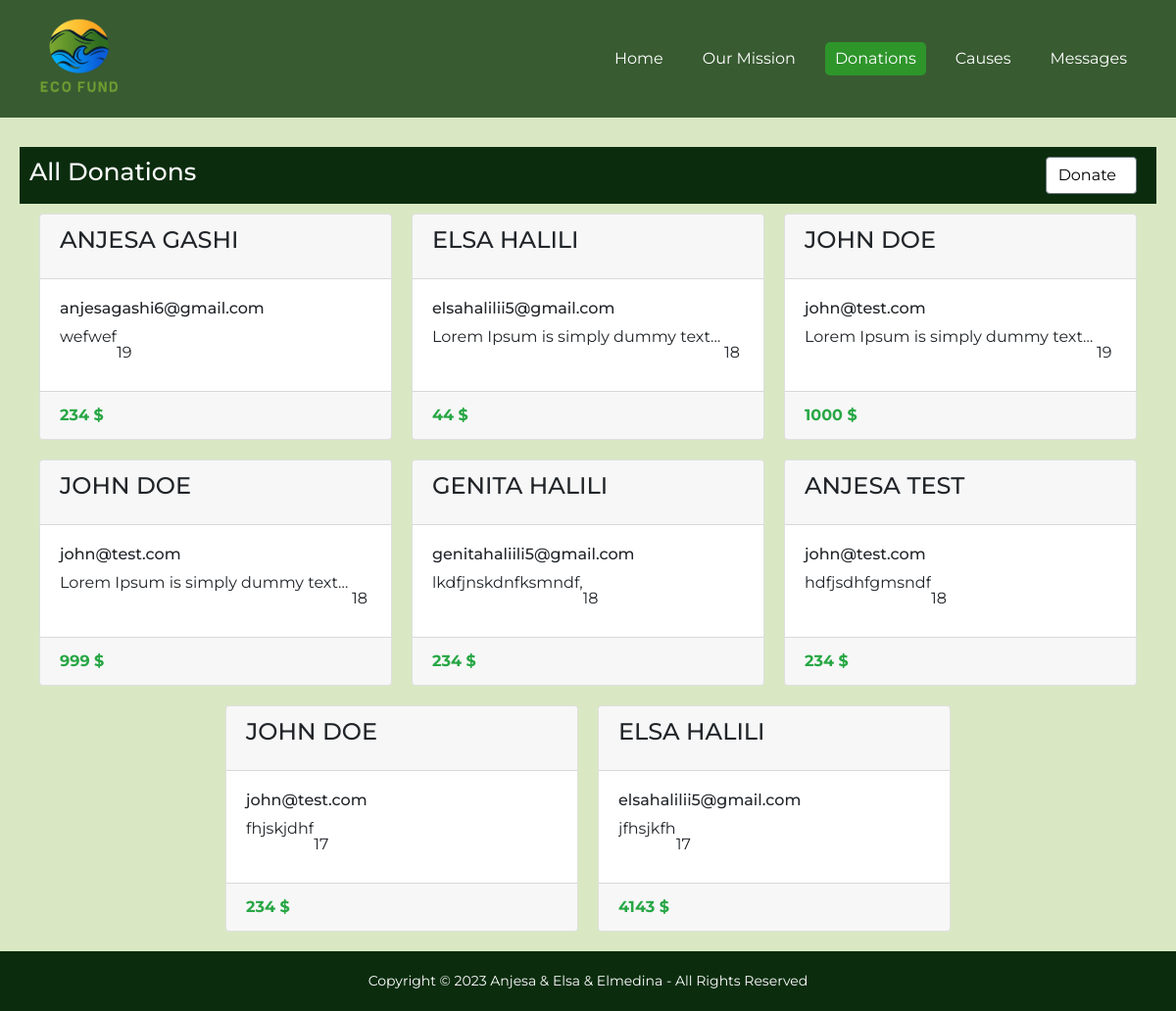
Screenshot of /donations.php (signed in) with the database file from the repository.
### tables this page shows
CREATE TABLE `donations` (
  `id` int(100) NOT NULL,
  `first_name` varchar(100) NOT NULL,
  `last_name` varchar(100) NOT NULL,
  `email` varchar(100) NOT NULL,
  `cause` varchar(50) NOT NULL,
  `donation_reason` text NOT NULL,
  `amount` text NOT NULL,
  `frequency` varchar(100) NOT NULL,
  `card_number` varchar(100) NOT NULL,
  `exp_date` varchar(100) NOT NULL,
  `cvc_code` varchar(10) NOT NULL
);

### donations.php (the view, shortened to what this page needs)
<?php
require 'config.php';
try {
    $stmt = $conn->query("SELECT * FROM donations");
    $stmt->execute();
    $donations = $stmt->fetchAll(PDO::FETCH_ASSOC);
} catch (PDOException $e) {
    echo "Error: " . $e->getMessage();
}
?>
<!DOCTYPE html>
<html lang="en">
<head>
    <link rel="stylesheet" href="https://cdn.jsdelivr.net/npm/bootstrap@4.4.1/dist/css/bootstrap.min.css">
    <link rel="stylesheet" href="styles/admin-dashboard.css">
    <link rel="stylesheet" href="styles/general.css">
    <link rel="stylesheet" href="styles/header.css">
    <link rel="stylesheet" href="styles/donations.css">
</head>
<body>
    <header>
        <div class="logo">
            <img src="./images/logo.png" alt="EcoFund logo">
        </div>
        <nav class="navbar">
            <a href="./index.php">Home</a>
            <a href="./about.php">Our Mission</a>
            <a class="active" href="./donations.php">Donations</a>
            <?php if ($_SESSION['user_type'] === 'admin') { ?>
                <a href="./causes.php">Causes</a>
            <?php }  ?>
            <?php if ($_SESSION['user_type'] === 'admin') { ?>
                <a href="./contact.php">Messages</a>
            <?php }  ?>
        </nav>
    </header>
    <div class="donations-container">
        <div class="users-table">
            <div class="table-head">
                <div>
                    <h2>All Donations</h2>
                </div>
                <div>
                    <a href="donate.php" class="btn btn-secondary d-flex align-items-center"> <span class="mr-2">Donate</span> <ion-icon name="arrow-forward-outline"></ion-icon> </a>
                </div>
            </div>
            <div class="cards">
                <?php if (isset($donations) && !empty($donations)) : ?>
                    <?php foreach ($donations as $donation) : ?>
                        <div class="card">
                            <div class="card-header">
                                <h4 class="card-title text-uppercase "><?= $donation['first_name'] ?> <?= $donation['last_name'] ?></h4>
                            </div>
                            <div class="card-body">
                                <h6 class="card-text"><?= $donation['email'] ?></h6>
                                <p class="card-text text-truncate d-inline-block"><?= $donation['donation_reason'] ?></h6>
                                <p class="card-text text-truncate d-inline-block"><?= $donation['cause'] ?></h6>
                            </div>
                            <div class="card-footer">
                                <p class="text-success mb-0 pb-0 font-weight-bold ">
                                    <?= $donation['amount'] ?> $
                                </p>
                            </div>
                        </div>
                    <?php endforeach; ?>
                <?php else : ?>
                    <div>
                        <p>No causes found</p>
                    </div>
                <?php endif; ?>
            </div>
        </div>
    </div>
    <footer>
        <p>Copyright © 2023 Anjesa & Elsa & Elmedina - All Rights Reserved</p>
    </footer>
</body>
</html>

### styles/admin-dashboard.css (style rules this page uses)
body { background-color: #d9e8c3; }
.table-head { display: flex; justify-content: space-between; margin-top: 100px; color: white; background: #0b2d0e; background-repeat: no-repeat; padding: 10px; padding-right: 20px; }
.btn-secondary { background-color: white; color: black; }
.table-head h2 { font-size: 25px; }

### styles/general.css (style rules this page uses)
body { font-family: "Montserrat", sans-serif; }
* { box-sizing: border-box; }
.logo img { width: 100px; height: 100px; }
footer { width: 100%; position: fixed; bottom: 0; left: 0; display: flex; justify-content: center; align-items: center; padding: 20px; background-color: #0b2d0e; z-index: 1; }
footer p { font-size: 14px; color: white; margin: 0; }

### styles/header.css (style rules this page uses)
body { margin: 0; padding: 0; }
header { width: 100%; position: absolute; padding: 10px; background-color: rgb(17 57 13 / 80%); display: flex; justify-content: space-between; align-items: center; }
.logo { display: inline-block; padding-left: 20px; }
.navbar { display: flex; align-items: center; padding-right: 20px; }
.navbar a { color: white; text-decoration: none; margin: 0 10px; padding: 5px 10px; border-radius: 5px; transition: background-color 0.3s; }
.navbar a.active { background-color: #2e952b; }

### styles/donations.css (style rules this page uses)
.cards { display: flex; justify-content: center; flex-wrap: wrap; gap: 20px; margin-top: 10px; }
.card { flex-basis: 360px; }
.card .text-truncate { max-width: calc(100% - 20px); }
.donations-container { padding: 50px 20px 20px 20px; }
footer { position: relative; }
body { background: #d9e8c3; }

### rows the page displays
donations: first_name "ANJESA", last_name "GASHI", email "anjesagashi6@gmail.com", donation_reason "wefwef", cause "19", amount "234"
donations: first_name "ELSA", last_name "HALILI", email "elsahalilii5@gmail.com", donation_reason "Lorem Ipsum is simply dummy text…", cause "18", amount "44"
donations: first_name "JOHN", last_name "DOE", email "john@test.com", donation_reason "Lorem Ipsum is simply dummy text…", cause "19", amount "1000"
donations: first_name "JOHN", last_name "DOE", email "john@test.com", donation_reason "Lorem Ipsum is simply dummy text…", cause "18", amount "999"
donations: first_name "GENITA", last_name "HALILI", email "genitahaliili5@gmail.com", donation_reason "lkdfjnskdnfksmndf,", cause "18", amount "234"
donations: first_name "ANJESA", last_name "TEST", email "john@test.com", donation_reason "hdfjsdhfgmsndf", cause "18", amount "234"
donations: first_name "JOHN", last_name "DOE", email "john@test.com", donation_reason "fhjskjdhf", cause "17", amount "234"
donations: first_name "ELSA", last_name "HALILI", email "elsahalilii5@gmail.com", donation_reason "jfhsjkfh", cause "17", amount "4143"
